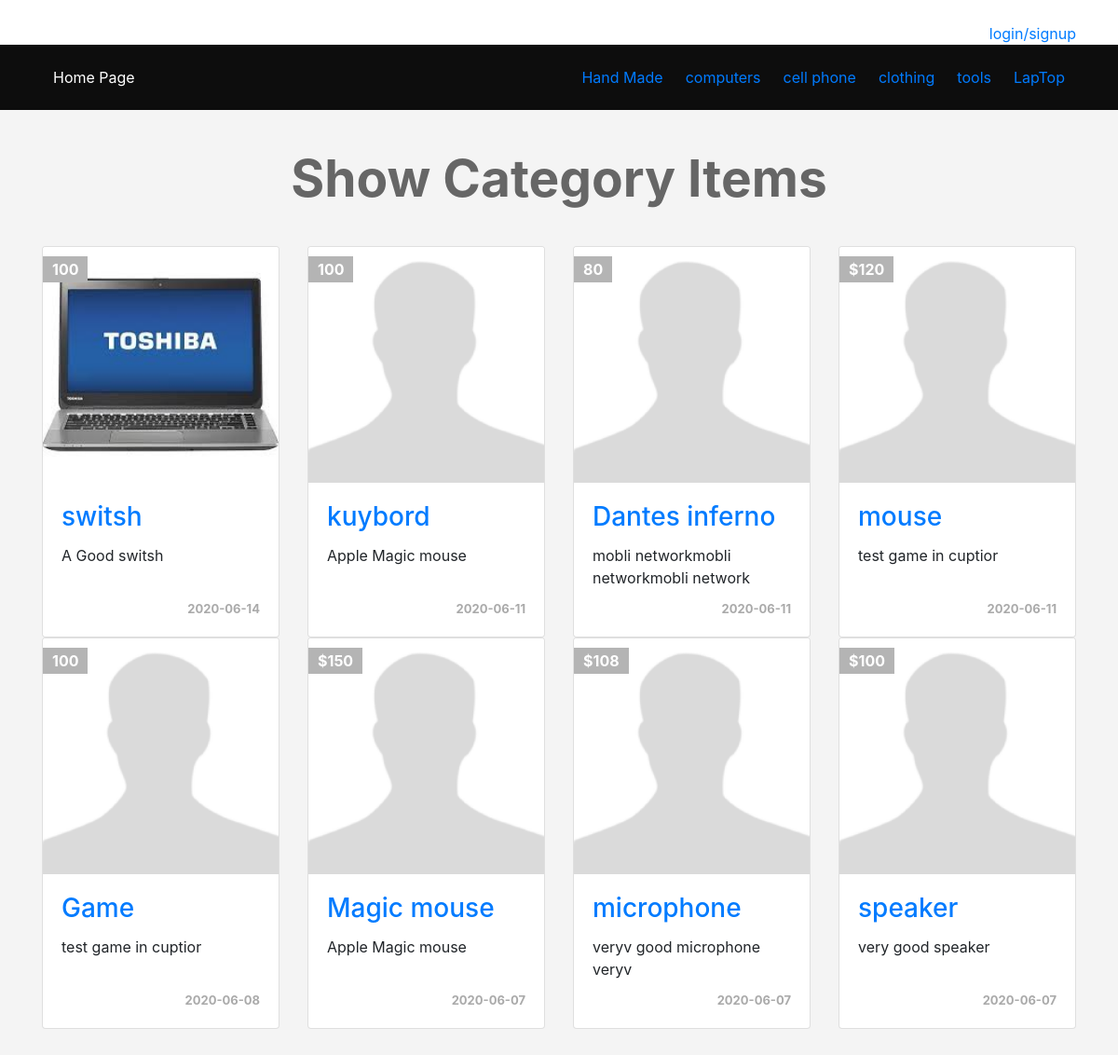
Screenshot of /categories.php?pageid=15 with the database file from the repository.
### tables this page shows
CREATE TABLE `categories` (
  `ID` int(11) NOT NULL,
  `Name` varchar(255) NOT NULL,
  `Descrption` text NOT NULL,
  `parent` int(11) NOT NULL,
  `Ordering` int(11) DEFAULT NULL,
  `Visibilty` tinyint(4) NOT NULL DEFAULT '0',
  `Allow_Comment` tinyint(4) NOT NULL DEFAULT '0',
  `Allow_Ads` tinyint(4) NOT NULL DEFAULT '0'
);

CREATE TABLE `items` (
  `item_ID` int(11) NOT NULL,
  `Name` varchar(255) NOT NULL,
  `Descrption` text NOT NULL,
  `price` varchar(255) NOT NULL,
  `Add_date` date NOT NULL,
  `country_made` varchar(255) NOT NULL,
  `image` varchar(255) NOT NULL,
  `status` varchar(255) NOT NULL,
  `Rating` smallint(6) NOT NULL,
  `Approve` tinyint(4) NOT NULL DEFAULT '0',
  `cat_ID` int(11) NOT NULL,
  `Member_ID` int(11) NOT NULL,
  `tags` varchar(255) NOT NULL
);

### init.php (called while the page is built, shortened)
<?php
include 'admin/connect.php';
$tpl = 'includes/templates/';
$fun = 'includes/functions/';
$css = 'layout/css/';
include $fun . 'functions.php';
include $tpl . 'header.php';

### includes/functions/functions.php (called while the page is built, shortened)
<?php
    function getAllFrom($field,$table,$where = NULL,$and = NULL,$orderfiled,$ordering = "DESC"){
        global $con;
        $getAll = $con->prepare("SELECT $field FROM $table $where $and ORDER BY $orderfiled $ordering");
        $getAll->execute();
        $All = $getAll->fetchAll();
        return $All;
    }

### categories.php (the view, shortened to what this page needs)
<?php
include "init.php"; ?>
        <div class="container catger-img">
          <h1 class="text-center">Show Category Items </h1>
          <div class="row">
                <?php
                if(isset($_GET['pageid'])&& is_numeric($_GET['pageid'])){
                $category = intval($_GET['pageid']);
                 $allitems = getAllFrom("*","items","where cat_ID = {$category}" ,"AND Approve =1 ","item_ID");
                foreach( $allitems as $item){
                echo '<div class ="col-sm-6 col-md-3"> ';
                     echo '<div class="card item-box">';
                            echo ' <span class="price-tag">'.$item['price'] . '</span>';
                           if(empty($item['image'])){
                            echo '<img class="card-img-top img-responsive"  src="img.png" alt=""/> ';
                          }else{
                            echo " <img  class='card-img-top img-responsive'  src='uploads/avatars/" . $item['image'] ."' alt ='' /> ";}
                        echo '<div class="card-body">';
                            echo '<h3  class="card-title"><a href="items.php?itemid='.$item['item_ID'].'">'.$item['Name'].'</a></h3>';
                            echo'<p class="card-text">'.$item['Descrption'].'</p>';
                            echo'<div class="date">'.$item['Add_date'].'</div>';
                        echo'</div>';
                      echo '</div>';
                echo'</div>';
                    }
                }else{
                        echo 'You Must Add page Id';
                }
                     ?>
            </div>
        </div>
 <?php include $tpl . 'footer.php';?>

### includes/templates/header.php (shortened to what this page needs)
<!DOCTYPE html PUBLIC "-//W3C//DTD XHTML 1.0 Transitional//EN" "http://www.w3.org/TR/xhtml1/DTD/xhtml1-transitional.dtd">
<html xmlns="http://www.w3.org/1999/xhtml">
    <head>
           <link rel="stylesheet"   href="<?php echo $css; ?>bootstrap.min.css" />
           <link rel="stylesheet" href="<?php echo $css; ?>font-awesome.min.css" />
           <link rel="stylesheet" href="<?php echo $css; ?>jquery-ui.css" />
           <link rel="stylesheet" href="<?php echo $css; ?>jquery.selectBoxIt.css" />
           <link rel="stylesheet"   href="<?php echo $css; ?>main.css" />
    </head>
    <body>
      <div class="upper-bar">
        <div class="container">
        <?php
             if(isset($_SESSION['user'])){
                ?>
           <!--
           <div class="btn-group my-info text-right">
                  <span  class="btn btn-default dropdown-toggle" data-toggle="dropdown">
                  <span class="caret"></span>
                </span>
                  <ul class="dropdown-menu">
                    <li><a href ="profile.php">My Profile</a></li>
                    <li><a href="newad.php"> New Item</a></li>
                    <li><a href=profile.php#my-ads"> New Item</a></li>
                    <li><a href="logout.php"> logout</a></li>
                </ul>
            </div>
                  -->
      <?php
            echo '<div class="header-ul">';
           echo '<h5> welcome ' . $sessionUser . ' </h5>';
            echo '<ul class="list-unstyled">';
            echo '  <li><a href="profile.php"> My Profile </a></li>';
            echo '  <li><a href="newad.php"> New Item </a></li>';
            echo '  <li><a href="profile.php#my-ads"> My Items </a></li>';
            echo '  <li><a href="logout.php"> logout</a></li>';
            echo '</ul>';
           echo '</div>';
            $userstatus = checkUserStatus($sessionUser);
              if( $userstatus == 1){
             }
                }else{
                   ?>
              <a href="login.php">
                  <span class="pull-right">login/signup</span>
              </a>
           <?php  } ?>
        </div>
      </div>
      <nav class="navbar navbar-expand-lg navbar-light  navbar-dark bg-dark">
              <div class="container">
                  <a class="navbar-brand" href="index.php">Home Page</a>
              <div class="collapse navbar-collapse" id="mainnav">
               <ul class="nav navbar-nav  ml-auto">
                         <?php
                      $categories= getAllFrom("*","categories","where parent=0","","ID", "ASC");
                                foreach($categories as $cat){
                                  echo
                                      '<li><a href="categories.php?pageid='.$cat['ID'].'" >
                                      '. $cat['Name']. '
                                        </a></li>';
                               }  ?>
                </ul>
          </div>
          </div>
        </nav>

### layout/css/main.css (style rules this page uses)
body { background-color: #f4f4f4; font-size: 16px; height:3000px ; }
h1 { font-size: 55px; margin: 40px 0; font-weight: bold; color: #666; }
.bg-dark { background-color:#0d0d0d !important; }
.navbar { border-radius: 0; margin-bottom: 0; }
.nav > li > a ,.navbar-brand { padding: 15px 12px; }
.navbar-brand { font-size: 1em; }
.upper-bar { padding:24px; background-color: #fff; }
.item-box { position: relative; }
.item-box .price-tag { background-color: #B4B4B4; padding: 2px 10px; position: absolute; left: 0; top: 10px; font-weight: bold; color: #fff; }
.item-box .card-body p { height: 44px; max-height: 44px; }
.item-box .date { text-align: right; font-size: 13px; color: #AAA; font-weight: bold; }

### rows the page displays
categories: Name "Hand Made"
categories: Name "computers"
categories: Name "cell phone"
categories: Name "clothing"
categories: Name "tools"
categories: Name "LapTop"
items: price "100", image (picture), Name "switsh", Descrption "A Good switsh", Add_date "2020-06-14"
items: price "100", Name "kuybord", Descrption "Apple Magic mouse", Add_date "2020-06-11"
items: price "80", Name "Dantes inferno", Descrption "mobli networkmobli networkmobli network", Add_date "2020-06-11"
items: price "$120", Name "mouse", Descrption "test game in cuptior", Add_date "2020-06-11"
items: price "100", Name "Game", Descrption "test game in cuptior", Add_date "2020-06-08"
items: price "$150", Name "Magic mouse", Descrption "Apple Magic mouse", Add_date "2020-06-07"
items: price "$108", Name "microphone", Descrption "veryv good microphone veryv", Add_date "2020-06-07"
items: price "$100", Name "speaker", Descrption "very good speaker", Add_date "2020-06-07"
